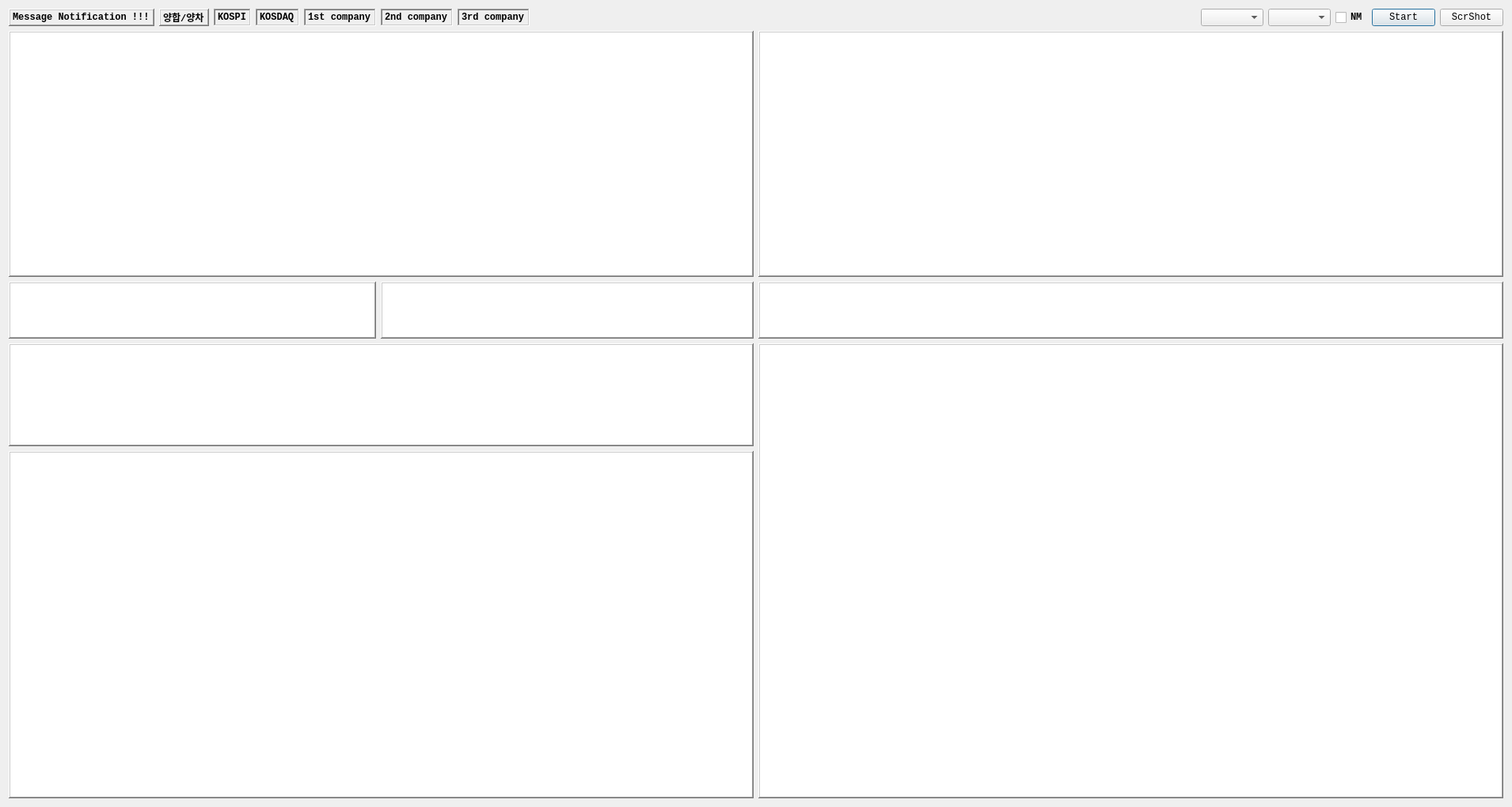
<?xml version="1.0" encoding="UTF-8"?>
<ui version="4.0">
 <class>Dialog</class>
 <widget class="QDialog" name="Dialog">
  <property name="geometry">
   <rect>
    <x>0</x>
    <y>0</y>
    <width>1910</width>
    <height>1020</height>
   </rect>
  </property>
  <property name="font">
   <font>
    <family>Consolas</family>
    <pointsize>9</pointsize>
    <weight>75</weight>
    <bold>true</bold>
   </font>
  </property>
  <property name="windowTitle">
   <string>당월물 선물옵션 전광판</string>
  </property>
  <layout class="QVBoxLayout" name="verticalLayout_3">
   <item>
    <layout class="QVBoxLayout" name="verticalLayout_2" stretch="0,54,1,100">
     <item>
      <layout class="QHBoxLayout" name="horizontalLayout">
       <item>
        <widget class="QLabel" name="label_msg">
         <property name="font">
          <font>
           <weight>75</weight>
           <italic>false</italic>
           <bold>true</bold>
          </font>
         </property>
         <property name="frameShape">
          <enum>QFrame::WinPanel</enum>
         </property>
         <property name="frameShadow">
          <enum>QFrame::Raised</enum>
         </property>
         <property name="text">
          <string>Message Notification !!!</string>
         </property>
        </widget>
       </item>
       <item>
        <widget class="QLabel" name="label_atm">
         <property name="frameShape">
          <enum>QFrame::WinPanel</enum>
         </property>
         <property name="frameShadow">
          <enum>QFrame::Raised</enum>
         </property>
         <property name="text">
          <string>양합/양차</string>
         </property>
        </widget>
       </item>
       <item>
        <widget class="QLabel" name="label_kospi">
         <property name="font">
          <font>
           <family>Consolas</family>
           <weight>75</weight>
           <italic>false</italic>
           <bold>true</bold>
          </font>
         </property>
         <property name="frameShape">
          <enum>QFrame::WinPanel</enum>
         </property>
         <property name="frameShadow">
          <enum>QFrame::Sunken</enum>
         </property>
         <property name="text">
          <string>KOSPI</string>
         </property>
        </widget>
       </item>
       <item>
        <widget class="QLabel" name="label_kosdaq">
         <property name="font">
          <font>
           <family>Consolas</family>
           <weight>75</weight>
           <italic>false</italic>
           <bold>true</bold>
          </font>
         </property>
         <property name="frameShape">
          <enum>QFrame::WinPanel</enum>
         </property>
         <property name="frameShadow">
          <enum>QFrame::Sunken</enum>
         </property>
         <property name="text">
          <string>KOSDAQ</string>
         </property>
        </widget>
       </item>
       <item>
        <widget class="QLabel" name="label_1st_co">
         <property name="font">
          <font>
           <family>Consolas</family>
           <weight>75</weight>
           <italic>false</italic>
           <bold>true</bold>
          </font>
         </property>
         <property name="frameShape">
          <enum>QFrame::WinPanel</enum>
         </property>
         <property name="frameShadow">
          <enum>QFrame::Sunken</enum>
         </property>
         <property name="text">
          <string>1st company</string>
         </property>
         <property name="margin">
          <number>0</number>
         </property>
        </widget>
       </item>
       <item>
        <widget class="QLabel" name="label_2nd_co">
         <property name="font">
          <font>
           <family>Consolas</family>
           <weight>75</weight>
           <italic>false</italic>
           <bold>true</bold>
          </font>
         </property>
         <property name="frameShape">
          <enum>QFrame::WinPanel</enum>
         </property>
         <property name="frameShadow">
          <enum>QFrame::Sunken</enum>
         </property>
         <property name="text">
          <string>2nd company</string>
         </property>
        </widget>
       </item>
       <item>
        <widget class="QLabel" name="label_3rd_co">
         <property name="font">
          <font>
           <family>Consolas</family>
           <weight>75</weight>
           <italic>false</italic>
           <bold>true</bold>
          </font>
         </property>
         <property name="frameShape">
          <enum>QFrame::WinPanel</enum>
         </property>
         <property name="frameShadow">
          <enum>QFrame::Sunken</enum>
         </property>
         <property name="text">
          <string>3rd company</string>
         </property>
        </widget>
       </item>
       <item>
        <spacer name="horizontalSpacer">
         <property name="orientation">
          <enum>Qt::Horizontal</enum>
         </property>
         <property name="sizeHint" stdset="0">
          <size>
           <width>40</width>
           <height>20</height>
          </size>
         </property>
        </spacer>
       </item>
       <item>
        <widget class="QComboBox" name="comboBox1">
         <property name="focusPolicy">
          <enum>Qt::NoFocus</enum>
         </property>
        </widget>
       </item>
       <item>
        <widget class="QComboBox" name="comboBox2">
         <property name="focusPolicy">
          <enum>Qt::NoFocus</enum>
         </property>
        </widget>
       </item>
       <item>
        <widget class="QCheckBox" name="checkBox_next_month">
         <property name="font">
          <font>
           <family>Consolas</family>
           <weight>75</weight>
           <bold>true</bold>
          </font>
         </property>
         <property name="focusPolicy">
          <enum>Qt::NoFocus</enum>
         </property>
         <property name="text">
          <string>NM</string>
         </property>
        </widget>
       </item>
       <item>
        <widget class="QPushButton" name="pushButton_add">
         <property name="maximumSize">
          <size>
           <width>100</width>
           <height>16777215</height>
          </size>
         </property>
         <property name="font">
          <font>
           <family>Consolas</family>
           <weight>50</weight>
           <bold>false</bold>
          </font>
         </property>
         <property name="text">
          <string>Start</string>
         </property>
        </widget>
       </item>
       <item>
        <widget class="QPushButton" name="pushButton_remove">
         <property name="maximumSize">
          <size>
           <width>100</width>
           <height>16777215</height>
          </size>
         </property>
         <property name="font">
          <font>
           <family>Consolas</family>
           <weight>50</weight>
           <bold>false</bold>
          </font>
         </property>
         <property name="focusPolicy">
          <enum>Qt::NoFocus</enum>
         </property>
         <property name="text">
          <string> ScrShot </string>
         </property>
        </widget>
       </item>
      </layout>
     </item>
     <item>
      <layout class="QHBoxLayout" name="horizontalLayout_2">
       <item>
        <widget class="QTableWidget" name="tableWidget_call">
         <property name="font">
          <font>
           <family>Consolas</family>
           <weight>50</weight>
           <bold>false</bold>
          </font>
         </property>
         <property name="focusPolicy">
          <enum>Qt::NoFocus</enum>
         </property>
         <property name="frameShape">
          <enum>QFrame::WinPanel</enum>
         </property>
         <property name="frameShadow">
          <enum>QFrame::Raised</enum>
         </property>
         <property name="lineWidth">
          <number>1</number>
         </property>
        </widget>
       </item>
       <item>
        <widget class="QTableWidget" name="tableWidget_put">
         <property name="font">
          <font>
           <family>Consolas</family>
           <weight>50</weight>
           <bold>false</bold>
          </font>
         </property>
         <property name="focusPolicy">
          <enum>Qt::NoFocus</enum>
         </property>
         <property name="frameShape">
          <enum>QFrame::WinPanel</enum>
         </property>
         <property name="frameShadow">
          <enum>QFrame::Raised</enum>
         </property>
         <property name="lineWidth">
          <number>1</number>
         </property>
        </widget>
       </item>
      </layout>
     </item>
     <item>
      <layout class="QHBoxLayout" name="horizontalLayout_3" stretch="987,1000,2000">
       <item>
        <widget class="QTextBrowser" name="textBrowser">
         <property name="font">
          <font>
           <family>Consolas</family>
           <weight>75</weight>
           <bold>true</bold>
          </font>
         </property>
         <property name="focusPolicy">
          <enum>Qt::StrongFocus</enum>
         </property>
         <property name="frameShape">
          <enum>QFrame::WinPanel</enum>
         </property>
         <property name="frameShadow">
          <enum>QFrame::Raised</enum>
         </property>
        </widget>
       </item>
       <item>
        <widget class="QTableWidget" name="tableWidget_supply">
         <property name="font">
          <font>
           <family>Consolas</family>
          </font>
         </property>
         <property name="focusPolicy">
          <enum>Qt::NoFocus</enum>
         </property>
         <property name="frameShape">
          <enum>QFrame::WinPanel</enum>
         </property>
         <property name="frameShadow">
          <enum>QFrame::Raised</enum>
         </property>
        </widget>
       </item>
       <item>
        <widget class="QTableWidget" name="tableWidget_quote">
         <property name="font">
          <font>
           <family>Consolas</family>
           <weight>50</weight>
           <bold>false</bold>
          </font>
         </property>
         <property name="focusPolicy">
          <enum>Qt::NoFocus</enum>
         </property>
         <property name="frameShape">
          <enum>QFrame::WinPanel</enum>
         </property>
         <property name="frameShadow">
          <enum>QFrame::Raised</enum>
         </property>
        </widget>
       </item>
      </layout>
     </item>
     <item>
      <layout class="QHBoxLayout" name="horizontalLayout_4">
       <item>
        <layout class="QVBoxLayout" name="verticalLayout" stretch="59,200">
         <item>
          <widget class="QTableWidget" name="tableWidget_fut">
           <property name="font">
            <font>
             <family>Consolas</family>
             <weight>50</weight>
             <bold>false</bold>
            </font>
           </property>
           <property name="focusPolicy">
            <enum>Qt::NoFocus</enum>
           </property>
           <property name="frameShape">
            <enum>QFrame::WinPanel</enum>
           </property>
           <property name="frameShadow">
            <enum>QFrame::Raised</enum>
           </property>
          </widget>
         </item>
         <item>
          <widget class="PlotWidget" name="Plot_Fut">
           <property name="font">
            <font>
             <family>Consolas</family>
             <weight>75</weight>
             <italic>true</italic>
             <bold>true</bold>
            </font>
           </property>
           <property name="focusPolicy">
            <enum>Qt::NoFocus</enum>
           </property>
           <property name="frameShape">
            <enum>QFrame::WinPanel</enum>
           </property>
           <property name="frameShadow">
            <enum>QFrame::Raised</enum>
           </property>
          </widget>
         </item>
        </layout>
       </item>
       <item>
        <widget class="PlotWidget" name="Plot_Opt">
         <property name="font">
          <font>
           <family>Consolas</family>
           <weight>75</weight>
           <italic>true</italic>
           <bold>true</bold>
          </font>
         </property>
         <property name="focusPolicy">
          <enum>Qt::NoFocus</enum>
         </property>
         <property name="frameShape">
          <enum>QFrame::WinPanel</enum>
         </property>
         <property name="frameShadow">
          <enum>QFrame::Raised</enum>
         </property>
        </widget>
       </item>
      </layout>
     </item>
    </layout>
   </item>
  </layout>
 </widget>
 <customwidgets>
  <customwidget>
   <class>PlotWidget</class>
   <extends>QGraphicsView</extends>
   <header>pyqtgraph</header>
  </customwidget>
 </customwidgets>
 <resources/>
 <connections>
  <connection>
   <sender>pushButton_add</sender>
   <signal>clicked()</signal>
   <receiver>Dialog</receiver>
   <slot>AddCode()</slot>
   <hints>
    <hint type="sourcelabel">
     <x>457</x>
     <y>20</y>
    </hint>
    <hint type="destinationlabel">
     <x>458</x>
     <y>-8</y>
    </hint>
   </hints>
  </connection>
  <connection>
   <sender>pushButton_remove</sender>
   <signal>clicked()</signal>
   <receiver>Dialog</receiver>
   <slot>RemoveCode()</slot>
   <hints>
    <hint type="sourcelabel">
     <x>496</x>
     <y>20</y>
    </hint>
    <hint type="destinationlabel">
     <x>461</x>
     <y>-22</y>
    </hint>
   </hints>
  </connection>
 </connections>
 <slots>
  <slot>AddCode()</slot>
  <slot>RemoveCode()</slot>
 </slots>
</ui>
